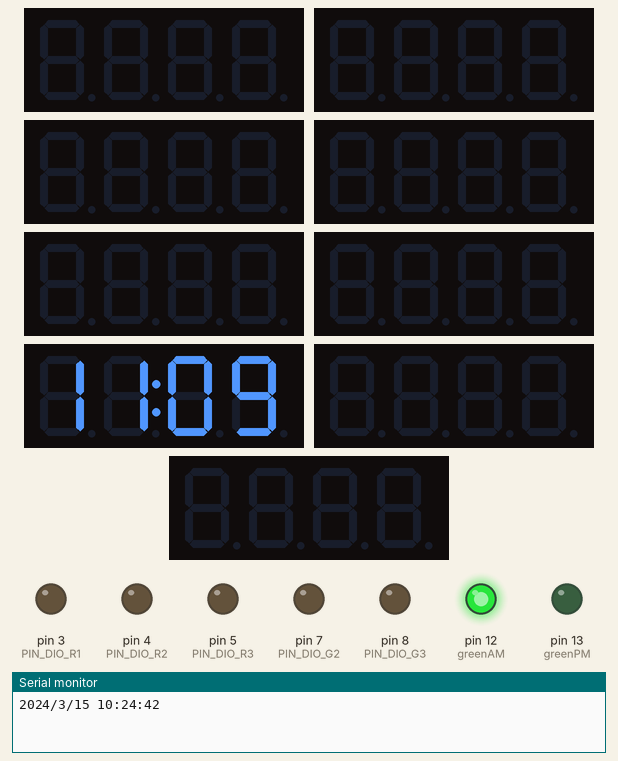
Bench run of a sketch on a simulated Arduino Uno, built with avr-gcc and run on an emulated ATmega328P. Parts: 9 × 4-digit seven-segment display, output pins drawn as LEDs (lit = HIGH), the last lines printed to the serial monitor. The local clock reads 2024-03-15 10:24:30 at power-on unless the sketch sets it.

Above: at 12.3 s.
At 16.8 s:
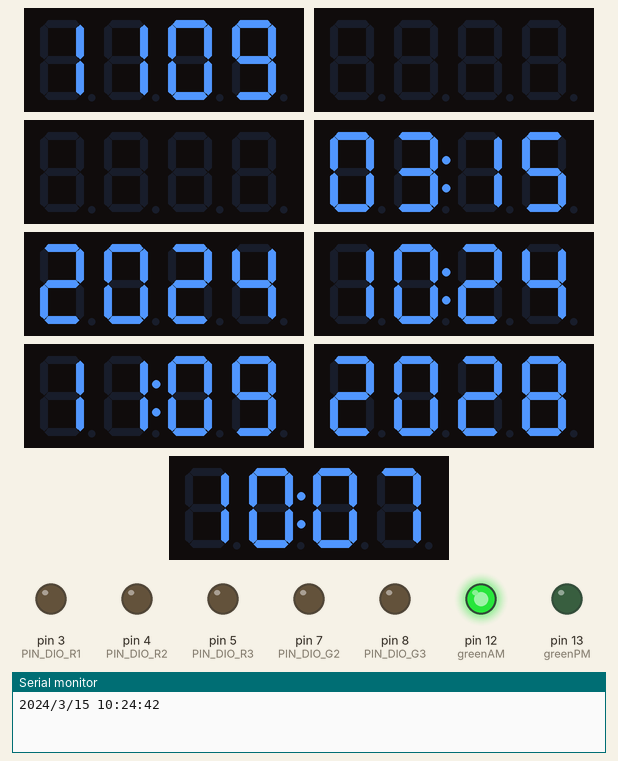
At 25.9 s:
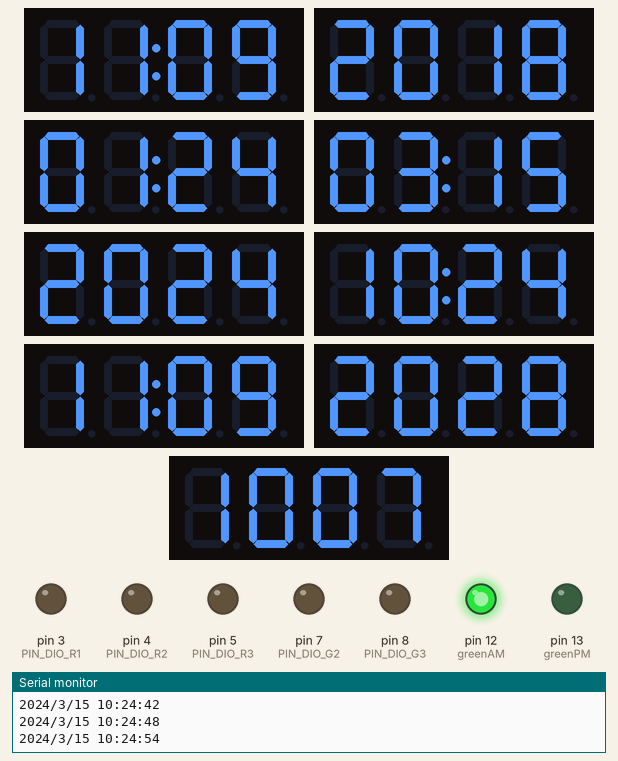
At 39.5 s:
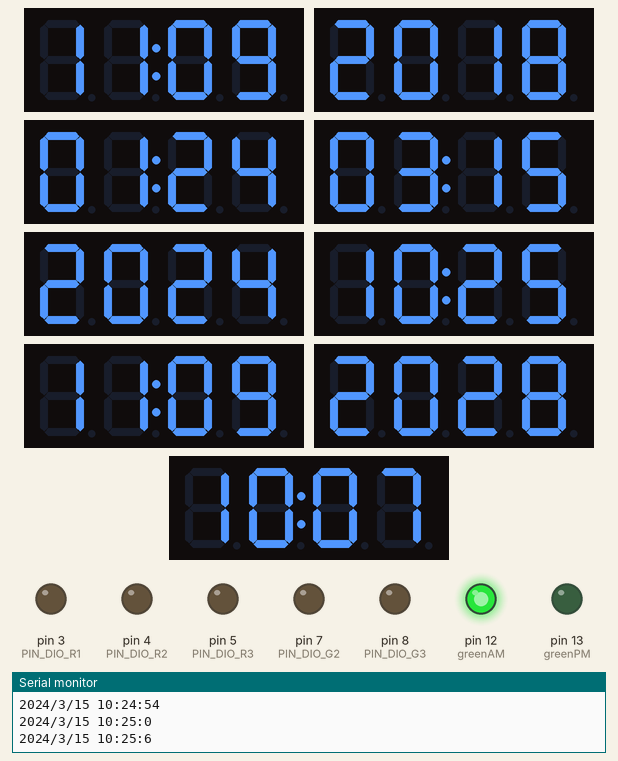
Timing chart, 0 to 40.0 s (numbered marks = the images above):
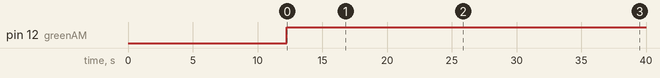

The sketch:

CODE_delorean_clock_V4_DST_Fix.ino
```cpp
#include "SevenSegmentTM1637.h"
#include "SevenSegmentExtended.h"
#include "RTClib.h"
#include <EEPROM.h>

// Sortie horloge Rouge
const byte PIN_CLK_Red = A0;   // define CLK pin
// Sortie horloge Verte
const byte PIN_CLK_Green = A1;   // define CLK pin
// Sortie horloge Orange
const byte PIN_CLK_Orange = A2;   // define CLK pin

//RED Displays
const byte PIN_DIO_R1 = 3;
SevenSegmentExtended      red1(PIN_CLK_Red, PIN_DIO_R1);
const byte PIN_DIO_R2 = 4;
SevenSegmentTM1637       red2(PIN_CLK_Red, PIN_DIO_R2);
const byte PIN_DIO_R3 = 5;
SevenSegmentExtended     red3(PIN_CLK_Red, PIN_DIO_R3);

//GREEN Displays
const byte PIN_DIO_G1 = 6;
SevenSegmentExtended      green1(PIN_CLK_Green, PIN_DIO_G1);
const byte PIN_DIO_G2 = 7;
SevenSegmentTM1637       green2(PIN_CLK_Green, PIN_DIO_G2);
const byte PIN_DIO_G3 = 8;
SevenSegmentExtended     green3(PIN_CLK_Green, PIN_DIO_G3);
int greenAM = 12;
int greenPM = 13;

// ORANGE Displays
const byte PIN_DIO_O1 = 9;   // define DIO pin (any digital pin)
SevenSegmentExtended      orange1(PIN_CLK_Orange, PIN_DIO_O1); // SegmentExtended pour utiliser la methode "PrintTime"
const byte PIN_DIO_O2 = 10;
SevenSegmentTM1637        orange2(PIN_CLK_Orange, PIN_DIO_O2); //SegmentTM1637 pour utiliser la methode "print" permet d'enlever les ":" entre les chiffres
const byte PIN_DIO_O3 = 11;
SevenSegmentExtended       orange3(PIN_CLK_Orange, PIN_DIO_O3);

bool parse=false;
bool config=false;
int Hour=0;
RTC_DS3231 rtc;
int backlight = 50;
int year_red = 2028;
int year_orange = 2018;
int DST;


void setup() {

  pinMode(PIN_CLK_Red, OUTPUT);
  pinMode(PIN_CLK_Green, OUTPUT);
  pinMode(PIN_CLK_Orange, OUTPUT);
  pinMode(PIN_DIO_O1, OUTPUT);
  pinMode(PIN_DIO_O2, OUTPUT);
  pinMode(PIN_DIO_O3, OUTPUT);
  pinMode(PIN_DIO_G1, OUTPUT);
  pinMode(PIN_DIO_G2, OUTPUT);
  pinMode(PIN_DIO_G3, OUTPUT);
  pinMode(PIN_DIO_R1, OUTPUT);
  pinMode(PIN_DIO_R2, OUTPUT);
  pinMode(PIN_DIO_R3, OUTPUT);
  pinMode(greenAM, OUTPUT);
  pinMode(greenPM, OUTPUT);

  Serial.begin(9600);       // initializes the Serial connection @ 9600 baud
  orange1.begin();            // initializes the display
  orange2.begin();
  orange3.begin();
  green1.begin();
  green2.begin();
  green3.begin();
  red1.begin();
  red2.begin();
  red3.begin();
  orange1.setBacklight(backlight);  // set the brightness to 100 %
  orange2.setBacklight(backlight);
  orange2.setColonOn(0); // Switch off ":" for orange "year"
  orange3.setBacklight(backlight);
  green1.setBacklight(backlight);
  green2.setBacklight(backlight);
  green3.setBacklight(backlight);
  red1.setBacklight(backlight);
  red2.setBacklight(backlight);
  red3.setBacklight(backlight);
  red2.setColonOn(0); // Switch off ":" for red "year"

#ifndef ESP8266
  while (!Serial); // for Leonardo/Micro/Zero
#endif

  Serial.begin(9600);

  delay(3000); // wait for console opening

  if (! rtc.begin()) {
    Serial.println("Couldn't find RTC");
    while (1);
  }

  if (rtc.lostPower()) {
    Serial.println("RTC lost power, lets set the time!");
    // following line sets the RTC to the date & time this sketch was compiled
    rtc.adjust(DateTime(F(__DATE__), F(__TIME__)));
  }

}

void loop()
{
DateTime now = rtc.now();
  if (now.dayOfTheWeek() == 0 && now.month() == 3 && now.day() >= 8 && now.day() <= 16 && now.hour() == 2 && now.minute() == 0 && now.second() == 0 && DST == 0)
  {
  rtc.adjust(DateTime(now.year(), now.month(), now.day(), now.hour()+1, now.minute(), now.second()));
  DST = 1;
  EEPROM.put(0, DST);
  }
  else if(now.dayOfTheWeek() == 0 && now.month() == 11 && now.day() >= 1 && now.day() <= 8 && now.hour() == 2 && now.minute() == 0 && now.second() == 0 && DST == 1)
  {
  rtc.adjust(DateTime(now.year(), now.month(), now.day(), now.hour()-1, now.minute(), now.second()));
  DST = 0;
  EEPROM.put(0, DST);
  }
Serial.print(now.year(), DEC);
Serial.print('/');
Serial.print(now.month(), DEC);
Serial.print('/');
Serial.print(now.day(), DEC);
Serial.print(" ");
Serial.print(now.hour(), DEC);
Serial.print(':');
Serial.print(now.minute(), DEC);
Serial.print(':');
Serial.print(now.second(), DEC);
Serial.println();

////Lighting AM/PM
//Hour=now.hour(); // Heure d'été
//Hour=now.hour()-1; // Heure d'hiver

if(now.hour()>=13)
{
Hour=now.hour();
digitalWrite(greenAM,0);
digitalWrite(greenPM,1);
}
else if(now.hour()==12)
{
Hour=now.hour();
digitalWrite(greenAM,0);
digitalWrite(greenPM,1);
}
else
{
Hour=now.hour();
digitalWrite(greenAM,1);
digitalWrite(greenPM,0);
}

//Red displays -  Destination TIME 11.05 2028 10:04
red1.printTime(11, 9, true);
red2.print(year_red, true);
red3.printTime(10, 07, true);

//Green Displays - Present TIME - Heure actuelle
green1.printTime(now.month(), now.day(), true);
green2.print(now.year());
green3.printTime(Hour, now.minute(), true);

// Orange Displays - Last time departed 10.26 1985 01:24
orange1.printTime(11, 9, true);
orange2.print(year_orange, true);
orange3.printTime(01, 24, true);

}
```

Measured:
- by itself, pin 12 (greenAM): LOW → HIGH at 12.3 s
- what the display in image 1 shows lasts 0.5 s, from 16.8 s to 17.3 s
